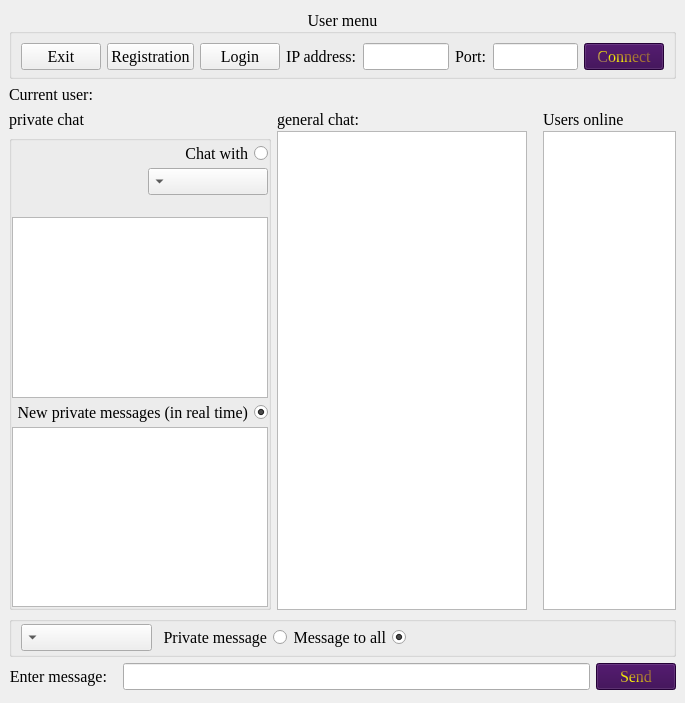
<?xml version="1.0" encoding="UTF-8"?>
<ui version="4.0">
 <class>MainWindowClient</class>
 <widget class="QMainWindow" name="MainWindowClient">
  <property name="geometry">
   <rect>
    <x>0</x>
    <y>0</y>
    <width>685</width>
    <height>703</height>
   </rect>
  </property>
  <property name="minimumSize">
   <size>
    <width>0</width>
    <height>0</height>
   </size>
  </property>
  <property name="maximumSize">
   <size>
    <width>16777215</width>
    <height>16777215</height>
   </size>
  </property>
  <property name="font">
   <font>
    <pointsize>10</pointsize>
    <bold>true</bold>
   </font>
  </property>
  <property name="windowTitle">
   <string>ClientMainWindow</string>
  </property>
  <property name="windowOpacity">
   <double>1.000000000000000</double>
  </property>
  <property name="layoutDirection">
   <enum>Qt::RightToLeft</enum>
  </property>
  <property name="autoFillBackground">
   <bool>false</bool>
  </property>
  <property name="styleSheet">
   <string notr="true"/>
  </property>
  <widget class="QWidget" name="centralwidget">
   <property name="font">
    <font>
     <pointsize>10</pointsize>
     <bold>true</bold>
    </font>
   </property>
   <layout class="QVBoxLayout" name="verticalLayout_5">
    <item>
     <widget class="QGroupBox" name="userMenuGroupBox">
      <property name="enabled">
       <bool>true</bool>
      </property>
      <property name="minimumSize">
       <size>
        <width>0</width>
        <height>0</height>
       </size>
      </property>
      <property name="maximumSize">
       <size>
        <width>16777215</width>
        <height>100</height>
       </size>
      </property>
      <property name="font">
       <font>
        <family>Times New Roman</family>
        <pointsize>12</pointsize>
        <bold>false</bold>
       </font>
      </property>
      <property name="title">
       <string>User menu</string>
      </property>
      <property name="alignment">
       <set>Qt::AlignCenter</set>
      </property>
      <property name="flat">
       <bool>false</bool>
      </property>
      <layout class="QHBoxLayout" name="horizontalLayout_6">
       <property name="bottomMargin">
        <number>0</number>
       </property>
       <item>
        <layout class="QHBoxLayout" name="horizontalLayout_4">
         <property name="bottomMargin">
          <number>6</number>
         </property>
         <item>
          <widget class="QPushButton" name="connectButton">
           <property name="font">
            <font>
             <family>Times New Roman</family>
             <pointsize>12</pointsize>
             <bold>false</bold>
            </font>
           </property>
           <property name="styleSheet">
            <string notr="true">background-color: rgb(51, 0, 76);
color: qconicalgradient(cx:0, cy:0, angle:135, stop:0 rgba(255, 255, 0, 69), stop:0.375 rgba(255, 255, 0, 69), stop:0.423533 rgba(251, 255, 0, 145), stop:0.45 rgba(247, 255, 0, 208), stop:0.477581 rgba(255, 244, 71, 130), stop:0.518717 rgba(255, 218, 71, 130), stop:0.55 rgba(255, 255, 0, 255), stop:0.57754 rgba(255, 203, 0, 130), stop:0.625 rgba(255, 255, 0, 69), stop:1 rgba(255, 255, 0, 69));</string>
           </property>
           <property name="text">
            <string>Connect</string>
           </property>
          </widget>
         </item>
         <item>
          <widget class="QLineEdit" name="portLineEdit">
           <property name="font">
            <font>
             <family>Times New Roman</family>
             <pointsize>12</pointsize>
             <bold>false</bold>
            </font>
           </property>
          </widget>
         </item>
         <item>
          <widget class="QLabel" name="label">
           <property name="font">
            <font>
             <family>Times New Roman</family>
             <pointsize>12</pointsize>
             <bold>false</bold>
            </font>
           </property>
           <property name="text">
            <string>Port:</string>
           </property>
          </widget>
         </item>
         <item>
          <widget class="QLineEdit" name="ipLineEdit">
           <property name="font">
            <font>
             <family>Times New Roman</family>
             <pointsize>12</pointsize>
             <bold>false</bold>
            </font>
           </property>
           <property name="styleSheet">
            <string notr="true"/>
           </property>
          </widget>
         </item>
         <item>
          <widget class="QLabel" name="label_6">
           <property name="font">
            <font>
             <family>Times New Roman</family>
             <pointsize>12</pointsize>
             <bold>false</bold>
            </font>
           </property>
           <property name="text">
            <string>IP address:</string>
           </property>
          </widget>
         </item>
         <item>
          <widget class="QPushButton" name="loginButton">
           <property name="minimumSize">
            <size>
             <width>0</width>
             <height>0</height>
            </size>
           </property>
           <property name="font">
            <font>
             <family>Times New Roman</family>
             <pointsize>12</pointsize>
             <bold>false</bold>
            </font>
           </property>
           <property name="styleSheet">
            <string notr="true"/>
           </property>
           <property name="text">
            <string>Login</string>
           </property>
          </widget>
         </item>
         <item>
          <widget class="QPushButton" name="registrationButton">
           <property name="minimumSize">
            <size>
             <width>0</width>
             <height>0</height>
            </size>
           </property>
           <property name="font">
            <font>
             <family>Times New Roman</family>
             <pointsize>12</pointsize>
             <bold>false</bold>
            </font>
           </property>
           <property name="styleSheet">
            <string notr="true"/>
           </property>
           <property name="text">
            <string>Registration</string>
           </property>
          </widget>
         </item>
         <item>
          <widget class="QPushButton" name="exitUserButton">
           <property name="minimumSize">
            <size>
             <width>0</width>
             <height>0</height>
            </size>
           </property>
           <property name="font">
            <font>
             <family>Times New Roman</family>
             <pointsize>12</pointsize>
             <bold>false</bold>
            </font>
           </property>
           <property name="styleSheet">
            <string notr="true"/>
           </property>
           <property name="text">
            <string>Exit</string>
           </property>
          </widget>
         </item>
        </layout>
       </item>
      </layout>
     </widget>
    </item>
    <item>
     <widget class="QLabel" name="currentUserLabel">
      <property name="font">
       <font>
        <family>Times New Roman</family>
        <pointsize>12</pointsize>
        <bold>false</bold>
       </font>
      </property>
      <property name="text">
       <string>Current user: </string>
      </property>
     </widget>
    </item>
    <item>
     <layout class="QHBoxLayout" name="horizontalLayout_11">
      <item>
       <layout class="QVBoxLayout" name="verticalLayout_6">
        <property name="spacing">
         <number>2</number>
        </property>
        <property name="leftMargin">
         <number>10</number>
        </property>
        <item>
         <widget class="QLabel" name="label_4">
          <property name="font">
           <font>
            <family>Times New Roman</family>
            <pointsize>12</pointsize>
            <bold>false</bold>
           </font>
          </property>
          <property name="text">
           <string>Users online</string>
          </property>
         </widget>
        </item>
        <item>
         <widget class="QListWidget" name="usersOnlineListWidget">
          <property name="sizePolicy">
           <sizepolicy hsizetype="Expanding" vsizetype="Expanding">
            <horstretch>0</horstretch>
            <verstretch>0</verstretch>
           </sizepolicy>
          </property>
          <property name="minimumSize">
           <size>
            <width>130</width>
            <height>0</height>
           </size>
          </property>
          <property name="maximumSize">
           <size>
            <width>140</width>
            <height>16777215</height>
           </size>
          </property>
          <property name="font">
           <font>
            <family>Times New Roman</family>
            <pointsize>12</pointsize>
            <bold>false</bold>
           </font>
          </property>
         </widget>
        </item>
       </layout>
      </item>
      <item>
       <layout class="QVBoxLayout" name="verticalLayout">
        <property name="spacing">
         <number>2</number>
        </property>
        <item>
         <widget class="QLabel" name="label_2">
          <property name="font">
           <font>
            <family>Times New Roman</family>
            <pointsize>12</pointsize>
            <bold>false</bold>
           </font>
          </property>
          <property name="text">
           <string>general chat:</string>
          </property>
         </widget>
        </item>
        <item>
         <widget class="QTextEdit" name="allMessagesTextEdit">
          <property name="minimumSize">
           <size>
            <width>250</width>
            <height>0</height>
           </size>
          </property>
          <property name="font">
           <font>
            <family>Times New Roman</family>
            <pointsize>12</pointsize>
            <bold>false</bold>
           </font>
          </property>
          <property name="readOnly">
           <bool>true</bool>
          </property>
         </widget>
        </item>
       </layout>
      </item>
      <item>
       <layout class="QVBoxLayout" name="verticalLayout_4" stretch="0,0">
        <item>
         <widget class="QLabel" name="label_3">
          <property name="font">
           <font>
            <family>Times New Roman</family>
            <pointsize>12</pointsize>
            <bold>false</bold>
           </font>
          </property>
          <property name="text">
           <string>private chat</string>
          </property>
         </widget>
        </item>
        <item>
         <widget class="QGroupBox" name="groupBox_2">
          <property name="font">
           <font>
            <family>Times New Roman</family>
            <pointsize>12</pointsize>
            <bold>false</bold>
           </font>
          </property>
          <property name="title">
           <string/>
          </property>
          <property name="alignment">
           <set>Qt::AlignCenter</set>
          </property>
          <layout class="QHBoxLayout" name="horizontalLayout_9">
           <property name="spacing">
            <number>0</number>
           </property>
           <property name="leftMargin">
            <number>0</number>
           </property>
           <property name="topMargin">
            <number>0</number>
           </property>
           <property name="rightMargin">
            <number>0</number>
           </property>
           <property name="bottomMargin">
            <number>0</number>
           </property>
           <item>
            <layout class="QVBoxLayout" name="verticalLayout_2" stretch="0,1,0,1">
             <property name="spacing">
              <number>2</number>
             </property>
             <item>
              <layout class="QVBoxLayout" name="verticalLayout_7">
               <item>
                <widget class="QRadioButton" name="privateMessageFromRadioButton">
                 <property name="font">
                  <font>
                   <family>Times New Roman</family>
                   <pointsize>12</pointsize>
                   <bold>false</bold>
                  </font>
                 </property>
                 <property name="text">
                  <string>Chat with</string>
                 </property>
                </widget>
               </item>
               <item>
                <widget class="QComboBox" name="privateUsersComboBox">
                 <property name="maximumSize">
                  <size>
                   <width>120</width>
                   <height>16777215</height>
                  </size>
                 </property>
                 <property name="font">
                  <font>
                   <family>Times New Roman</family>
                   <pointsize>12</pointsize>
                   <bold>false</bold>
                  </font>
                 </property>
                 <property name="styleSheet">
                  <string notr="true"/>
                 </property>
                </widget>
               </item>
               <item>
                <spacer name="horizontalSpacer_4">
                 <property name="font">
                  <font>
                   <family>Times New Roman</family>
                   <pointsize>12</pointsize>
                   <bold>false</bold>
                  </font>
                 </property>
                 <property name="orientation">
                  <enum>Qt::Horizontal</enum>
                 </property>
                 <property name="sizeHint" stdset="0">
                  <size>
                   <width>40</width>
                   <height>20</height>
                  </size>
                 </property>
                </spacer>
               </item>
              </layout>
             </item>
             <item>
              <widget class="QTextEdit" name="chatWithTextEdit">
               <property name="minimumSize">
                <size>
                 <width>250</width>
                 <height>180</height>
                </size>
               </property>
               <property name="font">
                <font>
                 <family>Times New Roman</family>
                 <pointsize>12</pointsize>
                 <bold>false</bold>
                </font>
               </property>
               <property name="readOnly">
                <bool>true</bool>
               </property>
              </widget>
             </item>
             <item>
              <widget class="QRadioButton" name="allPrivateMessagesRadioButton">
               <property name="font">
                <font>
                 <family>Times New Roman</family>
                 <pointsize>12</pointsize>
                 <bold>false</bold>
                </font>
               </property>
               <property name="text">
                <string>New private messages (in real time)</string>
               </property>
               <property name="checked">
                <bool>true</bool>
               </property>
              </widget>
             </item>
             <item>
              <widget class="QTextEdit" name="privateMessagesTextEdit">
               <property name="minimumSize">
                <size>
                 <width>250</width>
                 <height>180</height>
                </size>
               </property>
               <property name="font">
                <font>
                 <family>Times New Roman</family>
                 <pointsize>12</pointsize>
                 <bold>false</bold>
                </font>
               </property>
               <property name="readOnly">
                <bool>true</bool>
               </property>
              </widget>
             </item>
            </layout>
           </item>
          </layout>
         </widget>
        </item>
       </layout>
      </item>
     </layout>
    </item>
    <item>
     <widget class="QGroupBox" name="groupBox">
      <property name="font">
       <font>
        <family>Times New Roman</family>
        <pointsize>12</pointsize>
        <bold>false</bold>
       </font>
      </property>
      <property name="title">
       <string/>
      </property>
      <property name="alignment">
       <set>Qt::AlignCenter</set>
      </property>
      <layout class="QVBoxLayout" name="verticalLayout_3">
       <property name="spacing">
        <number>0</number>
       </property>
       <property name="sizeConstraint">
        <enum>QLayout::SetDefaultConstraint</enum>
       </property>
       <property name="leftMargin">
        <number>0</number>
       </property>
       <property name="topMargin">
        <number>0</number>
       </property>
       <property name="rightMargin">
        <number>0</number>
       </property>
       <property name="bottomMargin">
        <number>0</number>
       </property>
       <item>
        <layout class="QHBoxLayout" name="horizontalLayout_8" stretch="0,0,0,0">
         <property name="spacing">
          <number>0</number>
         </property>
         <item>
          <spacer name="horizontalSpacer_3">
           <property name="font">
            <font>
             <family>Times New Roman</family>
             <pointsize>12</pointsize>
             <bold>false</bold>
            </font>
           </property>
           <property name="orientation">
            <enum>Qt::Horizontal</enum>
           </property>
           <property name="sizeType">
            <enum>QSizePolicy::MinimumExpanding</enum>
           </property>
           <property name="sizeHint" stdset="0">
            <size>
             <width>80</width>
             <height>20</height>
            </size>
           </property>
          </spacer>
         </item>
         <item>
          <widget class="QRadioButton" name="messageToAllRadioButton">
           <property name="font">
            <font>
             <family>Times New Roman</family>
             <pointsize>12</pointsize>
             <bold>false</bold>
            </font>
           </property>
           <property name="layoutDirection">
            <enum>Qt::RightToLeft</enum>
           </property>
           <property name="text">
            <string>Message to all</string>
           </property>
           <property name="checked">
            <bool>true</bool>
           </property>
          </widget>
         </item>
         <item>
          <layout class="QHBoxLayout" name="horizontalLayout_3" stretch="0,1">
           <property name="spacing">
            <number>6</number>
           </property>
           <item>
            <widget class="QRadioButton" name="privateMessageRadioButton">
             <property name="font">
              <font>
               <family>Times New Roman</family>
               <pointsize>12</pointsize>
               <bold>false</bold>
              </font>
             </property>
             <property name="layoutDirection">
              <enum>Qt::RightToLeft</enum>
             </property>
             <property name="text">
              <string>Private message</string>
             </property>
            </widget>
           </item>
           <item>
            <widget class="QComboBox" name="usersComboBox">
             <property name="sizePolicy">
              <sizepolicy hsizetype="MinimumExpanding" vsizetype="Fixed">
               <horstretch>0</horstretch>
               <verstretch>0</verstretch>
              </sizepolicy>
             </property>
             <property name="minimumSize">
              <size>
               <width>110</width>
               <height>0</height>
              </size>
             </property>
             <property name="maximumSize">
              <size>
               <width>200</width>
               <height>16777215</height>
              </size>
             </property>
             <property name="font">
              <font>
               <family>Times New Roman</family>
               <pointsize>12</pointsize>
               <bold>false</bold>
               <kerning>true</kerning>
              </font>
             </property>
             <property name="layoutDirection">
              <enum>Qt::RightToLeft</enum>
             </property>
             <property name="styleSheet">
              <string notr="true"/>
             </property>
             <property name="sizeAdjustPolicy">
              <enum>QComboBox::AdjustToContents</enum>
             </property>
            </widget>
           </item>
          </layout>
         </item>
         <item>
          <widget class="QLabel" name="usersStateLabel">
           <property name="font">
            <font>
             <family>Times New Roman</family>
             <pointsize>12</pointsize>
             <bold>false</bold>
            </font>
           </property>
           <property name="text">
            <string/>
           </property>
          </widget>
         </item>
        </layout>
       </item>
      </layout>
     </widget>
    </item>
    <item>
     <layout class="QHBoxLayout" name="horizontalLayout_7">
      <property name="spacing">
       <number>6</number>
      </property>
      <property name="topMargin">
       <number>0</number>
      </property>
      <property name="bottomMargin">
       <number>4</number>
      </property>
      <item>
       <widget class="QPushButton" name="sendButton">
        <property name="font">
         <font>
          <family>Times New Roman</family>
          <pointsize>12</pointsize>
          <bold>false</bold>
         </font>
        </property>
        <property name="styleSheet">
         <string notr="true">background-color: rgb(51, 0, 76);
color: qconicalgradient(cx:0, cy:0, angle:135, stop:0 rgba(255, 255, 0, 69), stop:0.375 rgba(255, 255, 0, 69), stop:0.423533 rgba(251, 255, 0, 145), stop:0.45 rgba(247, 255, 0, 208), stop:0.477581 rgba(255, 244, 71, 130), stop:0.518717 rgba(255, 218, 71, 130), stop:0.55 rgba(255, 255, 0, 255), stop:0.57754 rgba(255, 203, 0, 130), stop:0.625 rgba(255, 255, 0, 69), stop:1 rgba(255, 255, 0, 69));</string>
        </property>
        <property name="text">
         <string>Send</string>
        </property>
       </widget>
      </item>
      <item>
       <widget class="QLineEdit" name="messageLineEdit">
        <property name="font">
         <font>
          <family>Times New Roman</family>
          <pointsize>12</pointsize>
          <bold>false</bold>
         </font>
        </property>
       </widget>
      </item>
      <item>
       <widget class="QLabel" name="messageLabel">
        <property name="font">
         <font>
          <family>Times New Roman</family>
          <pointsize>12</pointsize>
          <bold>false</bold>
         </font>
        </property>
        <property name="text">
         <string>Enter message:</string>
        </property>
        <property name="alignment">
         <set>Qt::AlignRight|Qt::AlignTrailing|Qt::AlignVCenter</set>
        </property>
        <property name="margin">
         <number>0</number>
        </property>
        <property name="indent">
         <number>10</number>
        </property>
       </widget>
      </item>
     </layout>
    </item>
   </layout>
  </widget>
 </widget>
 <resources/>
 <connections/>
</ui>
